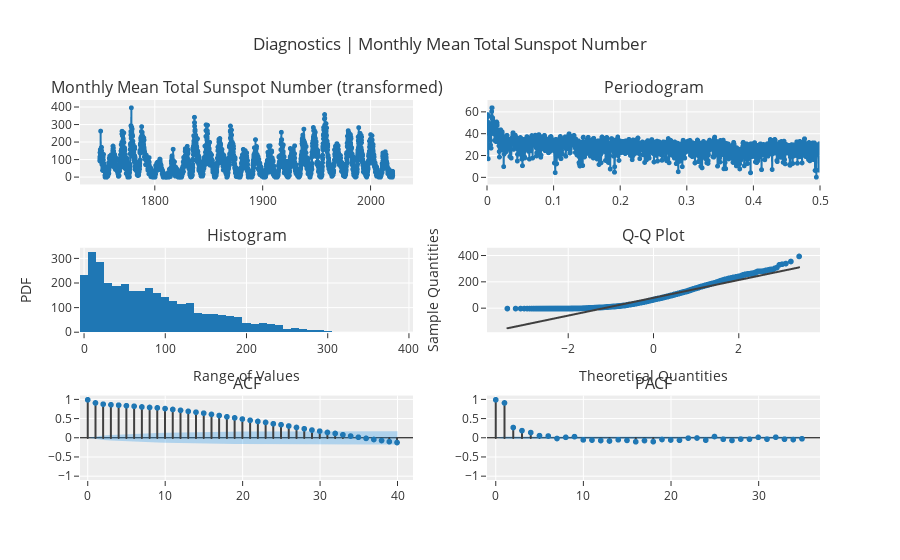

Here is the notebook cell this chart was saved with:
### Code cell
# plot diagnostics
# for certain plots you don't need a trained model
plot_model(plot = 'diagnostics')

### Figure 1 — Plotly figure (JSON) as saved in the notebook; plotly's stock layout.template omitted (floating-point values rounded to 4 significant figures; data arrays with more than 128 entries replaced by an {"elided": "..."} marker saying what was removed)
{"data": [{"line": {"color": "rgb(31, 119, 180)", "width": 2}, "marker": {"color": "rgb(31, 119, 180)", "size": 5}, "mode": "lines+markers", "name": "Monthly Mean Total Sunspot Number (transformed)", "showlegend": false, "type": "scattergl", "x": {"elided": "3265 str values"}, "xaxis": "x", "y": {"elided": "3265 float values"}, "yaxis": "y"}, {"hoverinfo": "text", "hovertext": {"elided": "1632 str values"}, "line": {"color": "#1f77b4", "width": 2}, "marker": {"size": 5}, "mode": "lines+markers", "name": "Monthly Mean Total Sunspot Number (transformed)", "showlegend": false, "type": "scattergl", "x": {"elided": "1632 float values"}, "xaxis": "x2", "y": {"elided": "1632 float values"}, "yaxis": "y2"}, {"alignmentgroup": "True", "bingroup": "x", "hovertemplate": "variable=Monthly Mean Total Sunspot Number (transformed)<br>value=%{x}<br>count=%{y}<extra></extra>", "legendgroup": "Monthly Mean Total Sunspot Number (transformed)", "marker": {"color": "#1f77b4", "pattern": {"shape": ""}}, "name": "Monthly Mean Total Sunspot Number (transformed)", "offsetgroup": "Monthly Mean Total Sunspot Number (transformed)", "orientation": "v", "showlegend": false, "type": "histogram", "x": {"elided": "3265 float values"}, "xaxis": "x3", "yaxis": "y3"}, {"marker": {"color": "#1f77b4"}, "mode": "markers", "name": "Monthly Mean Total Sunspot Number (transformed)", "showlegend": false, "type": "scattergl", "x": {"elided": "3265 float values"}, "xaxis": "x4", "y": {"elided": "3265 float values"}, "yaxis": "y4"}, {"line": {"color": "#3f3f3f"}, "mode": "lines", "name": "Monthly Mean Total Sunspot Number (transformed)", "showlegend": false, "type": "scattergl", "x": {"elided": "3265 float values"}, "xaxis": "x4", "y": {"elided": "3265 float values"}, "yaxis": "y4"}, {"line": {"color": "#3f3f3f"}, "mode": "lines", "name": "ACF", "showlegend": false, "type": "scattergl", "x": [0, 0], "xaxis": "x5", "y": [0, 1], "yaxis": "y5"}, {"line": {"color": "#3f3f3f"}, "mode": "lines", "name": "ACF", "showlegend": false, "type": "scattergl", "x": [1, 1], "xaxis": "x5", "y": [0, 0.9181], "yaxis": "y5"}, {"line": {"color": "#3f3f3f"}, "mode": "lines", "name": "ACF", "showlegend": false, "type": "scattergl", "x": [2, 2], "xaxis": "x5", "y": [0, 0.8858], "yaxis": "y5"}, {"line": {"color": "#3f3f3f"}, "mode": "lines", "name": "ACF", "showlegend": false, "type": "scattergl", "x": [3, 3], "xaxis": "x5", "y": [0, 0.8697], "yaxis": "y5"}, {"line": {"color": "#3f3f3f"}, "mode": "lines", "name": "ACF", "showlegend": false, "type": "scattergl", "x": [4, 4], "xaxis": "x5", "y": [0, 0.8591], "yaxis": "y5"}, {"line": {"color": "#3f3f3f"}, "mode": "lines", "name": "ACF", "showlegend": false, "type": "scattergl", "x": [5, 5], "xaxis": "x5", "y": [0, 0.8444], "yaxis": "y5"}, {"line": {"color": "#3f3f3f"}, "mode": "lines", "name": "ACF", "showlegend": false, "type": "scattergl", "x": [6, 6], "xaxis": "x5", "y": [0, 0.8316], "yaxis": "y5"}, {"line": {"color": "#3f3f3f"}, "mode": "lines", "name": "ACF", "showlegend": false, "type": "scattergl", "x": [7, 7], "xaxis": "x5", "y": [0, 0.813], "yaxis": "y5"}, {"line": {"color": "#3f3f3f"}, "mode": "lines", "name": "ACF", "showlegend": false, "type": "scattergl", "x": [8, 8], "xaxis": "x5", "y": [0, 0.7994], "yaxis": "y5"}, {"line": {"color": "#3f3f3f"}, "mode": "lines", "name": "ACF", "showlegend": false, "type": "scattergl", "x": [9, 9], "xaxis": "x5", "y": [0, 0.7898], "yaxis": "y5"}, {"line": {"color": "#3f3f3f"}, "mode": "lines", "name": "ACF", "showlegend": false, "type": "scattergl", "x": [10, 10], "xaxis": "x5", "y": [0, 0.7698], "yaxis": "y5"}, {"line": {"color": "#3f3f3f"}, "mode": "lines", "name": "ACF", "showlegend": false, "type": "scattergl", "x": [11, 11], "xaxis": "x5", "y": [0, 0.7475], "yaxis": "y5"}, {"line": {"color": "#3f3f3f"}, "mode": "lines", "name": "ACF", "showlegend": false, "type": "scattergl", "x": [12, 12], "xaxis": "x5", "y": [0, 0.7239], "yaxis": "y5"}, {"line": {"color": "#3f3f3f"}, "mode": "lines", "name": "ACF", "showlegend": false, "type": "scattergl", "x": [13, 13], "xaxis": "x5", "y": [0, 0.6983], "yaxis": "y5"}, {"line": {"color": "#3f3f3f"}, "mode": "lines", "name": "ACF", "showlegend": false, "type": "scattergl", "x": [14, 14], "xaxis": "x5", "y": [0, 0.6755], "yaxis": "y5"}, {"line": {"color": "#3f3f3f"}, "mode": "lines", "name": "ACF", "showlegend": false, "type": "scattergl", "x": [15, 15], "xaxis": "x5", "y": [0, 0.6501], "yaxis": "y5"}, {"line": {"color": "#3f3f3f"}, "mode": "lines", "name": "ACF", "showlegend": false, "type": "scattergl", "x": [16, 16], "xaxis": "x5", "y": [0, 0.6177], "yaxis": "y5"}, {"line": {"color": "#3f3f3f"}, "mode": "lines", "name": "ACF", "showlegend": false, "type": "scattergl", "x": [17, 17], "xaxis": "x5", "y": [0, 0.5882], "yaxis": "y5"}, {"line": {"color": "#3f3f3f"}, "mode": "lines", "name": "ACF", "showlegend": false, "type": "scattergl", "x": [18, 18], "xaxis": "x5", "y": [0, 0.5549], "yaxis": "y5"}, {"line": {"color": "#3f3f3f"}, "mode": "lines", "name": "ACF", "showlegend": false, "type": "scattergl", "x": [19, 19], "xaxis": "x5", "y": [0, 0.5269], "yaxis": "y5"}, {"line": {"color": "#3f3f3f"}, "mode": "lines", "name": "ACF", "showlegend": false, "type": "scattergl", "x": [20, 20], "xaxis": "x5", "y": [0, 0.4962], "yaxis": "y5"}, {"line": {"color": "#3f3f3f"}, "mode": "lines", "name": "ACF", "showlegend": false, "type": "scattergl", "x": [21, 21], "xaxis": "x5", "y": [0, 0.463], "yaxis": "y5"}, {"line": {"color": "#3f3f3f"}, "mode": "lines", "name": "ACF", "showlegend": false, "type": "scattergl", "x": [22, 22], "xaxis": "x5", "y": [0, 0.4349], "yaxis": "y5"}, {"line": {"color": "#3f3f3f"}, "mode": "lines", "name": "ACF", "showlegend": false, "type": "scattergl", "x": [23, 23], "xaxis": "x5", "y": [0, 0.4081], "yaxis": "y5"}, {"line": {"color": "#3f3f3f"}, "mode": "lines", "name": "ACF", "showlegend": false, "type": "scattergl", "x": [24, 24], "xaxis": "x5", "y": [0, 0.3726], "yaxis": "y5"}, {"line": {"color": "#3f3f3f"}, "mode": "lines", "name": "ACF", "showlegend": false, "type": "scattergl", "x": [25, 25], "xaxis": "x5", "y": [0, 0.3477], "yaxis": "y5"}, {"line": {"color": "#3f3f3f"}, "mode": "lines", "name": "ACF", "showlegend": false, "type": "scattergl", "x": [26, 26], "xaxis": "x5", "y": [0, 0.3145], "yaxis": "y5"}, {"line": {"color": "#3f3f3f"}, "mode": "lines", "name": "ACF", "showlegend": false, "type": "scattergl", "x": [27, 27], "xaxis": "x5", "y": [0, 0.2754], "yaxis": "y5"}, {"line": {"color": "#3f3f3f"}, "mode": "lines", "name": "ACF", "showlegend": false, "type": "scattergl", "x": [28, 28], "xaxis": "x5", "y": [0, 0.2412], "yaxis": "y5"}, {"line": {"color": "#3f3f3f"}, "mode": "lines", "name": "ACF", "showlegend": false, "type": "scattergl", "x": [29, 29], "xaxis": "x5", "y": [0, 0.2081], "yaxis": "y5"}, {"line": {"color": "#3f3f3f"}, "mode": "lines", "name": "ACF", "showlegend": false, "type": "scattergl", "x": [30, 30], "xaxis": "x5", "y": [0, 0.1792], "yaxis": "y5"}, {"line": {"color": "#3f3f3f"}, "mode": "lines", "name": "ACF", "showlegend": false, "type": "scattergl", "x": [31, 31], "xaxis": "x5", "y": [0, 0.1459], "yaxis": "y5"}, {"line": {"color": "#3f3f3f"}, "mode": "lines", "name": "ACF", "showlegend": false, "type": "scattergl", "x": [32, 32], "xaxis": "x5", "y": [0, 0.1183], "yaxis": "y5"}, {"line": {"color": "#3f3f3f"}, "mode": "lines", "name": "ACF", "showlegend": false, "type": "scattergl", "x": [33, 33], "xaxis": "x5", "y": [0, 0.08393], "yaxis": "y5"}, {"line": {"color": "#3f3f3f"}, "mode": "lines", "name": "ACF", "showlegend": false, "type": "scattergl", "x": [34, 34], "xaxis": "x5", "y": [0, 0.05083], "yaxis": "y5"}, {"line": {"color": "#3f3f3f"}, "mode": "lines", "name": "ACF", "showlegend": false, "type": "scattergl", "x": [35, 35], "xaxis": "x5", "y": [0, 0.01949], "yaxis": "y5"}, {"line": {"color": "#3f3f3f"}, "mode": "lines", "name": "ACF", "showlegend": false, "type": "scattergl", "x": [36, 36], "xaxis": "x5", "y": [0, -0.01002], "yaxis": "y5"}, {"line": {"color": "#3f3f3f"}, "mode": "lines", "name": "ACF", "showlegend": false, "type": "scattergl", "x": [37, 37], "xaxis": "x5", "y": [0, -0.0389], "yaxis": "y5"}, {"line": {"color": "#3f3f3f"}, "mode": "lines", "name": "ACF", "showlegend": false, "type": "scattergl", "x": [38, 38], "xaxis": "x5", "y": [0, -0.06656], "yaxis": "y5"}, {"line": {"color": "#3f3f3f"}, "mode": "lines", "name": "ACF", "showlegend": false, "type": "scattergl", "x": [39, 39], "xaxis": "x5", "y": [0, -0.09542], "yaxis": "y5"}, {"line": {"color": "#3f3f3f"}, "mode": "lines", "name": "ACF", "showlegend": false, "type": "scattergl", "x": [40, 40], "xaxis": "x5", "y": [0, -0.1187], "yaxis": "y5"}, {"marker": {"color": "#1f77b4", "size": 6}, "mode": "markers", "name": "ACF", "showlegend": false, "type": "scattergl", "x": [0, 1, 2, 3, 4, 5, 6, 7, 8, 9, 10, 11, 12, 13, 14, 15, 16, 17, 18, 19, 20, 21, 22, 23, 24, 25, 26, 27, 28, 29, 30, 31, 32, 33, 34, 35, 36, 37, 38, 39, 40], "xaxis": "x5", "y": [1, 0.9181, 0.8858, 0.8697, 0.8591, 0.8444, 0.8316, 0.813, 0.7994, 0.7898, 0.7698, 0.7475, 0.7239, 0.6983, 0.6755, 0.6501, 0.6177, 0.5882, 0.5549, 0.5269, 0.4962, 0.463, 0.4349, 0.4081, 0.3726, 0.3477, 0.3145, 0.2754, 0.2412, 0.2081, 0.1792, 0.1459, 0.1183, 0.08393, 0.05083, 0.01949, -0.01002, -0.0389, -0.06656, -0.09542, -0.1187], "yaxis": "y5"}, {"line": {"color": "rgba(255,255,255,0)"}, "mode": "lines", "name": "UC", "showlegend": false, "type": "scatter", "x": [0, 1, 2, 3, 4, 5, 6, 7, 8, 9, 10, 11, 12, 13, 14, 15, 16, 17, 18, 19, 20, 21, 22, 23, 24, 25, 26, 27, 28, 29, 30, 31, 32, 33, 34, 35, 36, 37, 38, 39, 40], "xaxis": "x5", "y": [0, 0.0343, 0.05621, 0.07075, 0.08238, 0.09232, 0.101, 0.1088, 0.1157, 0.122, 0.1279, 0.1332, 0.1381, 0.1425, 0.1464, 0.1501, 0.1533, 0.1562, 0.1588, 0.1611, 0.1631, 0.1649, 0.1664, 0.1677, 0.1689, 0.1699, 0.1707, 0.1714, 0.1719, 0.1723, 0.1726, 0.1728, 0.1729, 0.173, 0.1731, 0.1731, 0.1731, 0.1731, 0.1731, 0.1732, 0.1732], "yaxis": "y5"}, {"fill": "tonexty", "fillcolor": "rgba(32, 146, 230,0.3)", "line": {"color": "rgba(255,255,255,0)"}, "mode": "lines", "name": "LC", "showlegend": false, "type": "scatter", "x": [0, 1, 2, 3, 4, 5, 6, 7, 8, 9, 10, 11, 12, 13, 14, 15, 16, 17, 18, 19, 20, 21, 22, 23, 24, 25, 26, 27, 28, 29, 30, 31, 32, 33, 34, 35, 36, 37, 38, 39, 40], "xaxis": "x5", "y": [0, -0.0343, -0.05621, -0.07075, -0.08238, -0.09232, -0.101, -0.1088, -0.1157, -0.122, -0.1279, -0.1332, -0.1381, -0.1425, -0.1464, -0.1501, -0.1533, -0.1562, -0.1588, -0.1611, -0.1631, -0.1649, -0.1664, -0.1677, -0.1689, -0.1699, -0.1707, -0.1714, -0.1719, -0.1723, -0.1726, -0.1728, -0.1729, -0.173, -0.1731, -0.1731, -0.1731, -0.1731, -0.1731, -0.1732, -0.1732], "yaxis": "y5"}, {"line": {"color": "#3f3f3f"}, "mode": "lines", "name": "PACF", "showlegend": false, "type": "scattergl", "x": [0, 0], "xaxis": "x6", "y": [0, 1], "yaxis": "y6"}, {"line": {"color": "#3f3f3f"}, "mode": "lines", "name": "PACF", "showlegend": false, "type": "scattergl", "x": [1, 1], "xaxis": "x6", "y": [0, 0.9184], "yaxis": "y6"}, {"line": {"color": "#3f3f3f"}, "mode": "lines", "name": "PACF", "showlegend": false, "type": "scattergl", "x": [2, 2], "xaxis": "x6", "y": [0, 0.2739], "yaxis": "y6"}, {"line": {"color": "#3f3f3f"}, "mode": "lines", "name": "PACF", "showlegend": false, "type": "scattergl", "x": [3, 3], "xaxis": "x6", "y": [0, 0.193], "yaxis": "y6"}, {"line": {"color": "#3f3f3f"}, "mode": "lines", "name": "PACF", "showlegend": false, "type": "scattergl", "x": [4, 4], "xaxis": "x6", "y": [0, 0.1417], "yaxis": "y6"}, {"line": {"color": "#3f3f3f"}, "mode": "lines", "name": "PACF", "showlegend": false, "type": "scattergl", "x": [5, 5], "xaxis": "x6", "y": [0, 0.06238], "yaxis": "y6"}, {"line": {"color": "#3f3f3f"}, "mode": "lines", "name": "PACF", "showlegend": false, "type": "scattergl", "x": [6, 6], "xaxis": "x6", "y": [0, 0.05163], "yaxis": "y6"}, {"line": {"color": "#3f3f3f"}, "mode": "lines", "name": "PACF", "showlegend": false, "type": "scattergl", "x": [7, 7], "xaxis": "x6", "y": [0, -0.01305], "yaxis": "y6"}, {"line": {"color": "#3f3f3f"}, "mode": "lines", "name": "PACF", "showlegend": false, "type": "scattergl", "x": [8, 8], "xaxis": "x6", "y": [0, 0.01831], "yaxis": "y6"}, {"line": {"color": "#3f3f3f"}, "mode": "lines", "name": "PACF", "showlegend": false, "type": "scattergl", "x": [9, 9], "xaxis": "x6", "y": [0, 0.03569], "yaxis": "y6"}, {"line": {"color": "#3f3f3f"}, "mode": "lines", "name": "PACF", "showlegend": false, "type": "scattergl", "x": [10, 10], "xaxis": "x6", "y": [0, -0.04875], "yaxis": "y6"}, {"line": {"color": "#3f3f3f"}, "mode": "lines", "name": "PACF", "showlegend": false, "type": "scattergl", "x": [11, 11], "xaxis": "x6", "y": [0, -0.05509], "yaxis": "y6"}, {"line": {"color": "#3f3f3f"}, "mode": "lines", "name": "PACF", "showlegend": false, "type": "scattergl", "x": [12, 12], "xaxis": "x6", "y": [0, -0.06693], "yaxis": "y6"}, {"line": {"color": "#3f3f3f"}, "mode": "lines", "name": "PACF", "showlegend": false, "type": "scattergl", "x": [13, 13], "xaxis": "x6", "y": [0, -0.07834], "yaxis": "y6"}, {"line": {"color": "#3f3f3f"}, "mode": "lines", "name": "PACF", "showlegend": false, "type": "scattergl", "x": [14, 14], "xaxis": "x6", "y": [0, -0.04697], "yaxis": "y6"}, {"line": {"color": "#3f3f3f"}, "mode": "lines", "name": "PACF", "showlegend": false, "type": "scattergl", "x": [15, 15], "xaxis": "x6", "y": [0, -0.06265], "yaxis": "y6"}, {"line": {"color": "#3f3f3f"}, "mode": "lines", "name": "PACF", "showlegend": false, "type": "scattergl", "x": [16, 16], "xaxis": "x6", "y": [0, -0.09817], "yaxis": "y6"}, {"line": {"color": "#3f3f3f"}, "mode": "lines", "name": "PACF", "showlegend": false, "type": "scattergl", "x": [17, 17], "xaxis": "x6", "y": [0, -0.06756], "yaxis": "y6"}, {"line": {"color": "#3f3f3f"}, "mode": "lines", "name": "PACF", "showlegend": false, "type": "scattergl", "x": [18, 18], "xaxis": "x6", "y": [0, -0.0958], "yaxis": "y6"}, {"line": {"color": "#3f3f3f"}, "mode": "lines", "name": "PACF", "showlegend": false, "type": "scattergl", "x": [19, 19], "xaxis": "x6", "y": [0, -0.03962], "yaxis": "y6"}, {"line": {"color": "#3f3f3f"}, "mode": "lines", "name": "PACF", "showlegend": false, "type": "scattergl", "x": [20, 20], "xaxis": "x6", "y": [0, -0.05254], "yaxis": "y6"}, {"line": {"color": "#3f3f3f"}, "mode": "lines", "name": "PACF", "showlegend": false, "type": "scattergl", "x": [21, 21], "xaxis": "x6", "y": [0, -0.05934], "yaxis": "y6"}, {"line": {"color": "#3f3f3f"}, "mode": "lines", "name": "PACF", "showlegend": false, "type": "scattergl", "x": [22, 22], "xaxis": "x6", "y": [0, -0.004149], "yaxis": "y6"}, {"line": {"color": "#3f3f3f"}, "mode": "lines", "name": "PACF", "showlegend": false, "type": "scattergl", "x": [23, 23], "xaxis": "x6", "y": [0, 1.977e-05], "yaxis": "y6"}, {"line": {"color": "#3f3f3f"}, "mode": "lines", "name": "PACF", "showlegend": false, "type": "scattergl", "x": [24, 24], "xaxis": "x6", "y": [0, -0.05682], "yaxis": "y6"}, {"line": {"color": "#3f3f3f"}, "mode": "lines", "name": "PACF", "showlegend": false, "type": "scattergl", "x": [25, 25], "xaxis": "x6", "y": [0, 0.03818], "yaxis": "y6"}, {"line": {"color": "#3f3f3f"}, "mode": "lines", "name": "PACF", "showlegend": false, "type": "scattergl", "x": [26, 26], "xaxis": "x6", "y": [0, -0.03275], "yaxis": "y6"}, {"line": {"color": "#3f3f3f"}, "mode": "lines", "name": "PACF", "showlegend": false, "type": "scattergl", "x": [27, 27], "xaxis": "x6", "y": [0, -0.06478], "yaxis": "y6"}, {"line": {"color": "#3f3f3f"}, "mode": "lines", "name": "PACF", "showlegend": false, "type": "scattergl", "x": [28, 28], "xaxis": "x6", "y": [0, -0.02926], "yaxis": "y6"}, {"line": {"color": "#3f3f3f"}, "mode": "lines", "name": "PACF", "showlegend": false, "type": "scattergl", "x": [29, 29], "xaxis": "x6", "y": [0, -0.03147], "yaxis": "y6"}, {"line": {"color": "#3f3f3f"}, "mode": "lines", "name": "PACF", "showlegend": false, "type": "scattergl", "x": [30, 30], "xaxis": "x6", "y": [0, 0.01694], "yaxis": "y6"}, {"line": {"color": "#3f3f3f"}, "mode": "lines", "name": "PACF", "showlegend": false, "type": "scattergl", "x": [31, 31], "xaxis": "x6", "y": [0, -0.03034], "yaxis": "y6"}, {"line": {"color": "#3f3f3f"}, "mode": "lines", "name": "PACF", "showlegend": false, "type": "scattergl", "x": [32, 32], "xaxis": "x6", "y": [0, 0.0201], "yaxis": "y6"}, {"line": {"color": "#3f3f3f"}, "mode": "lines", "name": "PACF", "showlegend": false, "type": "scattergl", "x": [33, 33], "xaxis": "x6", "y": [0, -0.03191], "yaxis": "y6"}, {"line": {"color": "#3f3f3f"}, "mode": "lines", "name": "PACF", "showlegend": false, "type": "scattergl", "x": [34, 34], "xaxis": "x6", "y": [0, -0.04193], "yaxis": "y6"}, {"line": {"color": "#3f3f3f"}, "mode": "lines", "name": "PACF", "showlegend": false, "type": "scattergl", "x": [35, 35], "xaxis": "x6", "y": [0, -0.02011], "yaxis": "y6"}, {"marker": {"color": "#1f77b4", "size": 6}, "mode": "markers", "name": "PACF", "showlegend": false, "type": "scattergl", "x": [0, 1, 2, 3, 4, 5, 6, 7, 8, 9, 10, 11, 12, 13, 14, 15, 16, 17, 18, 19, 20, 21, 22, 23, 24, 25, 26, 27, 28, 29, 30, 31, 32, 33, 34, 35], "xaxis": "x6", "y": [1, 0.9184, 0.2739, 0.193, 0.1417, 0.06238, 0.05163, -0.01305, 0.01831, 0.03569, -0.04875, -0.05509, -0.06693, -0.07834, -0.04697, -0.06265, -0.09817, -0.06756, -0.0958, -0.03962, -0.05254, -0.05934, -0.004149, 1.977e-05, -0.05682, 0.03818, -0.03275, -0.06478, -0.02926, -0.03147, 0.01694, -0.03034, 0.0201, -0.03191, -0.04193, -0.02011], "yaxis": "y6"}, {"line": {"color": "rgba(255,255,255,0)"}, "mode": "lines", "name": "UC", "showlegend": false, "type": "scatter", "x": [0, 1, 2, 3, 4, 5, 6, 7, 8, 9, 10, 11, 12, 13, 14, 15, 16, 17, 18, 19, 20, 21, 22, 23, 24, 25, 26, 27, 28, 29, 30, 31, 32, 33, 34, 35], "xaxis": "x6", "y": [0, 0.0343, 0.0343, 0.0343, 0.0343, 0.0343, 0.0343, 0.0343, 0.0343, 0.0343, 0.0343, 0.0343, 0.0343, 0.0343, 0.0343, 0.0343, 0.0343, 0.0343, 0.0343, 0.0343, 0.0343, 0.0343, 0.0343, 0.0343, 0.0343, 0.0343, 0.0343, 0.0343, 0.0343, 0.0343, 0.0343, 0.0343, 0.0343, 0.0343, 0.0343, 0.0343], "yaxis": "y6"}, {"fill": "tonexty", "fillcolor": "rgba(32, 146, 230,0.3)", "line": {"color": "rgba(255,255,255,0)"}, "mode": "lines", "name": "LC", "showlegend": false, "type": "scatter", "x": [0, 1, 2, 3, 4, 5, 6, 7, 8, 9, 10, 11, 12, 13, 14, 15, 16, 17, 18, 19, 20, 21, 22, 23, 24, 25, 26, 27, 28, 29, 30, 31, 32, 33, 34, 35], "xaxis": "x6", "y": [0, -0.0343, -0.0343, -0.0343, -0.0343, -0.0343, -0.0343, -0.0343, -0.0343, -0.0343, -0.0343, -0.0343, -0.0343, -0.0343, -0.0343, -0.0343, -0.0343, -0.0343, -0.0343, -0.0343, -0.0343, -0.0343, -0.0343, -0.0343, -0.0343, -0.0343, -0.0343, -0.0343, -0.0343, -0.0343, -0.0343, -0.0343, -0.0343, -0.0343, -0.0343, -0.0343], "yaxis": "y6"}], "layout": {"annotations": [{"font": {"size": 16}, "showarrow": false, "text": "Monthly Mean Total Sunspot Number (transformed)", "x": 0.225, "xanchor": "center", "xref": "paper", "y": 1, "yanchor": "bottom", "yref": "paper"}, {"font": {"size": 16}, "showarrow": false, "text": "Periodogram", "x": 0.775, "xanchor": "center", "xref": "paper", "y": 1, "yanchor": "bottom", "yref": "paper"}, {"font": {"size": 16}, "showarrow": false, "text": "Histogram", "x": 0.225, "xanchor": "center", "xref": "paper", "y": 0.6111, "yanchor": "bottom", "yref": "paper"}, {"font": {"size": 16}, "showarrow": false, "text": "Q-Q Plot", "x": 0.775, "xanchor": "center", "xref": "paper", "y": 0.6111, "yanchor": "bottom", "yref": "paper"}, {"font": {"size": 16}, "showarrow": false, "text": "ACF", "x": 0.225, "xanchor": "center", "xref": "paper", "y": 0.2222, "yanchor": "bottom", "yref": "paper"}, {"font": {"size": 16}, "showarrow": false, "text": "PACF", "x": 0.775, "xanchor": "center", "xref": "paper", "y": 0.2222, "yanchor": "bottom", "yref": "paper"}], "showlegend": false, "title": {"text": "Diagnostics | Monthly Mean Total Sunspot Number"}, "xaxis": {"anchor": "y", "domain": [0, 0.45]}, "xaxis2": {"anchor": "y2", "domain": [0.55, 1], "range": [0, 0.5]}, "xaxis3": {"anchor": "y3", "domain": [0, 0.45], "title": {"text": "Range of Values"}}, "xaxis4": {"anchor": "y4", "domain": [0.55, 1], "title": {"text": "Theoretical Quantities"}}, "xaxis5": {"anchor": "y5", "domain": [0, 0.45], "range": [-1, 42]}, "xaxis6": {"anchor": "y6", "domain": [0.55, 1], "range": [-1, 37]}, "yaxis": {"anchor": "x", "domain": [0.7778, 1]}, "yaxis2": {"anchor": "x2", "domain": [0.7778, 1]}, "yaxis3": {"anchor": "x3", "domain": [0.3889, 0.6111], "title": {"text": "PDF"}}, "yaxis4": {"anchor": "x4", "domain": [0.3889, 0.6111], "title": {"text": "Sample Quantities"}}, "yaxis5": {"anchor": "x5", "domain": [0, 0.2222], "range": [-1.1, 1.1], "zerolinecolor": "#000000"}, "yaxis6": {"anchor": "x6", "domain": [0, 0.2222], "range": [-1.1, 1.1], "zerolinecolor": "#000000"}}}
